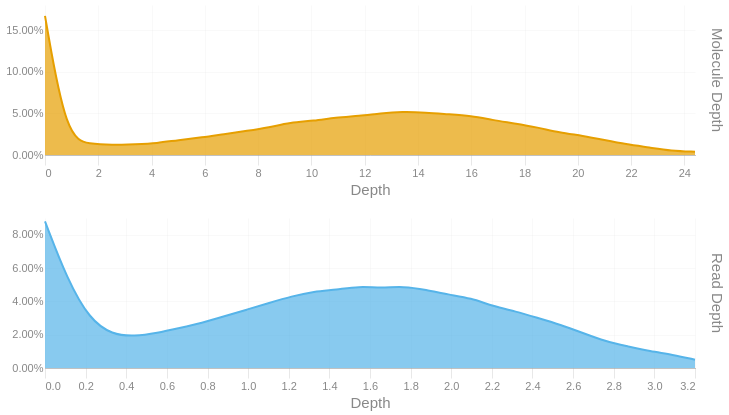

This figure's notebook cell:
### Code cell
readdep = depth_hist(tb['Read Depth'], q99, 3)
readdep = readdep.with_columns(pl.lit('Read Depth').alias('Metric'))
if not SKIPLR:
    moldep = depth_hist(tb['Molecule Depth'], mol_q99, 1)
    moldep = moldep.with_columns(pl.lit('Molecule Depth').alias('Metric'))
    _hist = pl.concat([readdep, moldep])
    _hist = _hist.filter(pl.col('Proportion') != 0)
    with SafeRender(_hist):
        (
            alt.Chart(_hist)        
            .mark_area(interpolate = "basis")
            .encode(
                x=alt.X('Bin:Q').scale(domainMin=0).axis(alt.Axis(title='Depth')),
                y = alt.Y('Proportion:Q', title = None).axis(format = '.2%'),
                color = alt.Color('Metric:N').legend(None),
                row = alt.Row("Metric:N").header(title = None, labelOrient = 'right'),
                tooltip = [
                    alt.Tooltip("Metric:N", title = "Metric"),
                    alt.Tooltip('Interval:N', title = "Depth Interval"),
                    alt.Tooltip('Proportion:Q', title = "% Alignments").format('.2%')
                ]
            )
            .resolve_scale(x='independent', y='independent')
            .properties(
                height = 150, width = 650,
                usermeta={'embedOptions': {'downloadFileName': f'{samplename}.depth.hist'}}
            )
        ).display()
else:
    readdep = readdep.filter(pl.col('Proportion') != 0)
    with SafeRender(readdep):
        (
            alt.Chart(readdep)        
            .mark_area(interpolate = "basis")
            .encode(
                x=alt.X('Bin:Q').scale(domainMin=0).axis(alt.Axis(title='Depth')),
                y = alt.Y('Proportion:Q', title = None).axis(format = '.2%'),
                tooltip = [
                    alt.Tooltip('Interval:N', title = "Depth Interval"),
                    alt.Tooltip('Proportion:Q', title = "% Alignments").format('.2%')
                ]
            )
            .properties(
                usermeta={'embedOptions': {'downloadFileName': f'{samplename}.depth.hist'}}
            )
        ).display()

### Figure 1 — Vega-Lite specification as saved in the notebook (floating-point values rounded to 4 significant figures)
{"width": 650, "height": 150, "config": {"title": {"anchor": "start", "dy": -15, "fontSize": 18, "color": "#888888", "subtitleColor": "#888888", "subtitleFontSize": 14}, "arc": {"fill": "#0072B2"}, "axis": {"domainColor": "#888888", "domainWidth": 0.5, "gridWidth": 0.2, "grid": false, "titleFontWeight": 400, "titleFontSize": 15, "labelFontSize": 11, "labelColor": "#888888", "tickColor": "#888888", "tickWidth": 0.2, "titleColor": "#888888"}, "axisBand": {"grid": false}, "axisX": {"grid": true, "tickSize": 10, "domainCap": "round"}, "axisY": {"domain": false, "grid": true, "tickSize": 0, "domainCap": "round"}, "background": "transparent", "header": {"labelFontSize": 15, "labelColor": "#888888", "titleFontSize": 15, "titleFontWeight": 600, "titleColor": "#888888"}, "legend": {"labelFont": "sans-serif", "labelFontSize": 12, "labelColor": "#888888", "symbolSize": 100, "symbolType": "circle", "titleFontSize": 12, "titlePadding": 10, "titleColor": "#888888", "title": null}, "range": {"category": ["#E69F00", "#56B4E9", "#009E73", "#F0E442", "#0072B2", "#D55E00", "#CC79A7", "#000000"], "diverging": ["#cfe8f3", "#a2d4ec", "#73bfe2", "#46abdb", "#1696d2", "#12719e"]}, "area": {"fill": "#0072B2", "fillOpacity": 0.7, "line": true, "strokeOpacity": 0.7}, "line": {"color": "#0072B2", "stroke": "#0072B2", "strokeWidth": 2}, "trail": {"color": "#0072B2", "stroke": "#0072B2", "strokeWidth": 0, "size": 1}, "point": {"filled": true, "fillOpacity": 1.0, "size": 95}, "text": {"color": "#888888", "fontSize": 11, "align": "right", "fontWeight": 400, "size": 11}, "bar": {"fill": "#0072B2", "stroke": null}, "view": {"stroke": null, "continuousWidth": 660, "continuousHeight": 400}}, "data": {"name": "data-16ac33eeae32dd1924ad7972002f5b3f"}, "mark": {"type": "area", "interpolate": "basis"}, "encoding": {"color": {"field": "Metric", "legend": null, "type": "nominal"}, "row": {"field": "Metric", "header": {"title": null, "labelOrient": "right"}, "type": "nominal"}, "tooltip": [{"field": "Metric", "title": "Metric", "type": "nominal"}, {"field": "Interval", "title": "Depth Interval", "type": "nominal"}, {"field": "Proportion", "format": ".2%", "title": "% Alignments", "type": "quantitative"}], "x": {"axis": {"title": "Depth"}, "field": "Bin", "scale": {"domainMin": 0}, "type": "quantitative"}, "y": {"axis": {"format": ".2%"}, "field": "Proportion", "title": null, "type": "quantitative"}}, "resolve": {"scale": {"x": "independent", "y": "independent"}}, "usermeta": {"embedOptions": {"downloadFileName": "TF26LRJL0066_50B_H_10484332_23Y22YLT4_L7.depth.hist"}}, "$schema": "https://vega.github.io/schema/vega-lite/v6.4.1.json", "datasets": {"data-16ac33eeae32dd1924ad7972002f5b3f": [{"Bin": 0.0, "Interval": "0.0-0.11", "Proportion": 0.088, "Metric": "Read Depth"}, {"Bin": 0.11, "Interval": "0.11-0.221", "Proportion": 0.053, "Metric": "Read Depth"}, {"Bin": 0.221, "Interval": "0.221-0.331", "Proportion": 0.029, "Metric": "Read Depth"}, {"Bin": 0.331, "Interval": "0.331-0.441", "Proportion": 0.02, "Metric": "Read Depth"}, {"Bin": 0.441, "Interval": "0.441-0.552", "Proportion": 0.019, "Metric": "Read Depth"}, {"Bin": 0.552, "Interval": "0.552-0.662", "Proportion": 0.021, "Metric": "Read Depth"}, {"Bin": 0.662, "Interval": "0.662-0.772", "Proportion": 0.024, "Metric": "Read Depth"}, {"Bin": 0.772, "Interval": "0.772-0.883", "Proportion": 0.027, "Metric": "Read Depth"}, {"Bin": 0.883, "Interval": "0.883-0.993", "Proportion": 0.031, "Metric": "Read Depth"}, {"Bin": 0.993, "Interval": "0.993-1.103", "Proportion": 0.035, "Metric": "Read Depth"}, {"Bin": 1.103, "Interval": "1.103-1.214", "Proportion": 0.039, "Metric": "Read Depth"}, {"Bin": 1.214, "Interval": "1.214-1.324", "Proportion": 0.043, "Metric": "Read Depth"}, {"Bin": 1.324, "Interval": "1.324-1.434", "Proportion": 0.046, "Metric": "Read Depth"}, {"Bin": 1.434, "Interval": "1.434-1.545", "Proportion": 0.047, "Metric": "Read Depth"}, {"Bin": 1.545, "Interval": "1.545-1.655", "Proportion": 0.049, "Metric": "Read Depth"}, {"Bin": 1.655, "Interval": "1.655-1.765", "Proportion": 0.048, "Metric": "Read Depth"}, {"Bin": 1.765, "Interval": "1.765-1.876", "Proportion": 0.049, "Metric": "Read Depth"}, {"Bin": 1.876, "Interval": "1.876-1.986", "Proportion": 0.047, "Metric": "Read Depth"}, {"Bin": 1.986, "Interval": "1.986-2.096", "Proportion": 0.044, "Metric": "Read Depth"}, {"Bin": 2.096, "Interval": "2.096-2.207", "Proportion": 0.042, "Metric": "Read Depth"}, {"Bin": 2.207, "Interval": "2.207-2.317", "Proportion": 0.037, "Metric": "Read Depth"}, {"Bin": 2.317, "Interval": "2.317-2.427", "Proportion": 0.034, "Metric": "Read Depth"}, {"Bin": 2.427, "Interval": "2.427-2.538", "Proportion": 0.03, "Metric": "Read Depth"}, {"Bin": 2.538, "Interval": "2.538-2.648", "Proportion": 0.026, "Metric": "Read Depth"}, {"Bin": 2.648, "Interval": "2.648-2.758", "Proportion": 0.021, "Metric": "Read Depth"}, {"Bin": 2.758, "Interval": "2.758-2.869", "Proportion": 0.016, "Metric": "Read Depth"}, {"Bin": 2.869, "Interval": "2.869-2.979", "Proportion": 0.013, "Metric": "Read Depth"}, {"Bin": 2.979, "Interval": "2.979-3.089", "Proportion": 0.01, "Metric": "Read Depth"}, {"Bin": 3.089, "Interval": "3.089-3.2", "Proportion": 0.008, "Metric": "Read Depth"}, {"Bin": 3.2, "Interval": "3.2-3.31", "Proportion": 0.005, "Metric": "Read Depth"}, {"Bin": 0.0, "Interval": "0.0-0.8", "Proportion": 0.167, "Metric": "Molecule Depth"}, {"Bin": 0.8, "Interval": "0.8-1.7", "Proportion": 0.02, "Metric": "Molecule Depth"}, {"Bin": 1.7, "Interval": "1.7-2.5", "Proportion": 0.013, "Metric": "Molecule Depth"}, {"Bin": 2.5, "Interval": "2.5-3.4", "Proportion": 0.012, "Metric": "Molecule Depth"}, {"Bin": 3.4, "Interval": "3.4-4.2", "Proportion": 0.013, "Metric": "Molecule Depth"}, {"Bin": 4.2, "Interval": "4.2-5.0", "Proportion": 0.014, "Metric": "Molecule Depth"}, {"Bin": 5.0, "Interval": "5.0-5.9", "Proportion": 0.018, "Metric": "Molecule Depth"}, {"Bin": 5.9, "Interval": "5.9-6.7", "Proportion": 0.021, "Metric": "Molecule Depth"}, {"Bin": 6.7, "Interval": "6.7-7.6", "Proportion": 0.025, "Metric": "Molecule Depth"}, {"Bin": 7.6, "Interval": "7.6-8.4", "Proportion": 0.029, "Metric": "Molecule Depth"}, {"Bin": 8.4, "Interval": "8.4-9.2", "Proportion": 0.033, "Metric": "Molecule Depth"}, {"Bin": 9.2, "Interval": "9.2-10.1", "Proportion": 0.039, "Metric": "Molecule Depth"}, {"Bin": 10.1, "Interval": "10.1-10.9", "Proportion": 0.041, "Metric": "Molecule Depth"}, {"Bin": 10.9, "Interval": "10.9-11.8", "Proportion": 0.045, "Metric": "Molecule Depth"}, {"Bin": 11.8, "Interval": "11.8-12.6", "Proportion": 0.047, "Metric": "Molecule Depth"}, {"Bin": 12.6, "Interval": "12.6-13.4", "Proportion": 0.05, "Metric": "Molecule Depth"}, {"Bin": 13.4, "Interval": "13.4-14.3", "Proportion": 0.052, "Metric": "Molecule Depth"}, {"Bin": 14.3, "Interval": "14.3-15.1", "Proportion": 0.051, "Metric": "Molecule Depth"}, {"Bin": 15.1, "Interval": "15.1-16.0", "Proportion": 0.049, "Metric": "Molecule Depth"}, {"Bin": 16.0, "Interval": "16.0-16.8", "Proportion": 0.047, "Metric": "Molecule Depth"}, {"Bin": 16.8, "Interval": "16.8-17.6", "Proportion": 0.042, "Metric": "Molecule Depth"}, {"Bin": 17.6, "Interval": "17.6-18.5", "Proportion": 0.038, "Metric": "Molecule Depth"}, {"Bin": 18.5, "Interval": "18.5-19.3", "Proportion": 0.033, "Metric": "Molecule Depth"}, {"Bin": 19.3, "Interval": "19.3-20.2", "Proportion": 0.027, "Metric": "Molecule Depth"}, {"Bin": 20.2, "Interval": "20.2-21.0", "Proportion": 0.023, "Metric": "Molecule Depth"}, {"Bin": 21.0, "Interval": "21.0-21.8", "Proportion": 0.018, "Metric": "Molecule Depth"}, {"Bin": 21.8, "Interval": "21.8-22.7", "Proportion": 0.013, "Metric": "Molecule Depth"}, {"Bin": 22.7, "Interval": "22.7-23.5", "Proportion": 0.009, "Metric": "Molecule Depth"}, {"Bin": 23.5, "Interval": "23.5-24.4", "Proportion": 0.005, "Metric": "Molecule Depth"}, {"Bin": 24.4, "Interval": "24.4-25.2", "Proportion": 0.004, "Metric": "Molecule Depth"}]}}
